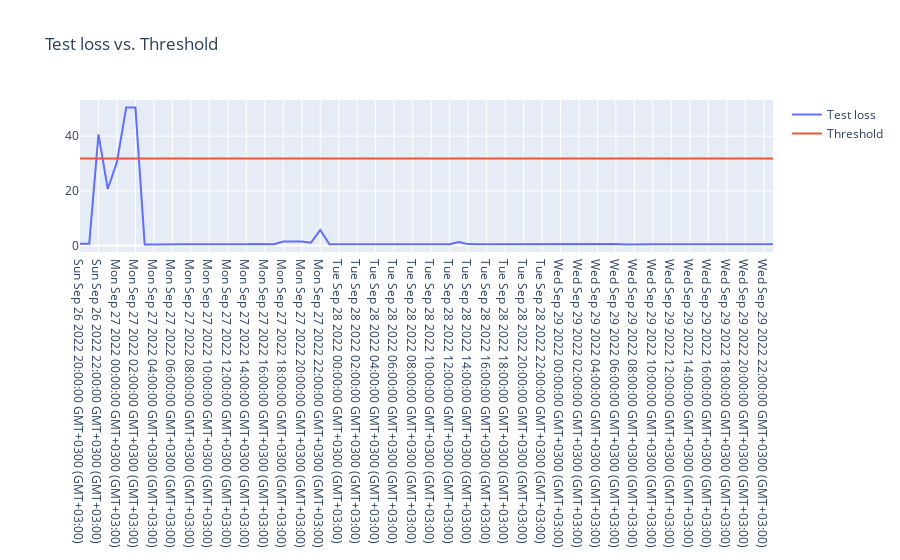

Notebook code for this chart:
### Code cell
fig = go.Figure()
fig.add_trace(go.Scatter(x=test_score_df['datetime'], y=test_score_df['cpu_usage'], name='Test loss'))
fig.add_trace(go.Scatter(x=test_score_df['datetime'], y=test_score_df['threshold'], name='Threshold'))
fig.update_layout(showlegend=True, title='Test loss vs. Threshold')
fig.show()
